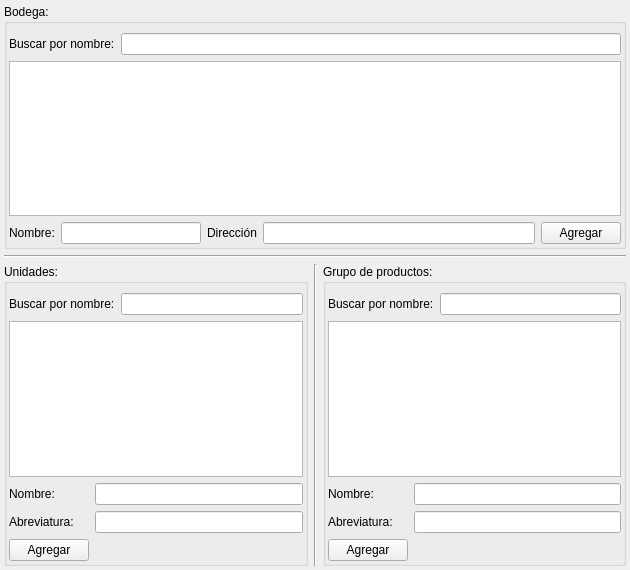
<?xml version="1.0" encoding="UTF-8"?>
<ui version="4.0">
 <class>SystemInventoryParameters</class>
 <widget class="QWidget" name="SystemInventoryParameters">
  <property name="geometry">
   <rect>
    <x>0</x>
    <y>0</y>
    <width>630</width>
    <height>570</height>
   </rect>
  </property>
  <property name="windowTitle">
   <string>Form</string>
  </property>
  <layout class="QGridLayout" name="gridLayout">
   <property name="leftMargin">
    <number>4</number>
   </property>
   <property name="topMargin">
    <number>4</number>
   </property>
   <property name="rightMargin">
    <number>4</number>
   </property>
   <property name="bottomMargin">
    <number>4</number>
   </property>
   <item row="1" column="0" colspan="3">
    <widget class="Line" name="line">
     <property name="orientation">
      <enum>Qt::Horizontal</enum>
     </property>
    </widget>
   </item>
   <item row="2" column="0">
    <layout class="QVBoxLayout" name="verticalLayout_4">
     <item>
      <widget class="QGroupBox" name="gbxUnits">
       <property name="title">
        <string>Unidades:</string>
       </property>
       <layout class="QGridLayout" name="gridLayout_6">
        <property name="leftMargin">
         <number>2</number>
        </property>
        <property name="rightMargin">
         <number>2</number>
        </property>
        <property name="bottomMargin">
         <number>2</number>
        </property>
        <item row="0" column="0">
         <widget class="QLabel" name="label_8">
          <property name="text">
           <string>Buscar por nombre:</string>
          </property>
         </widget>
        </item>
        <item row="0" column="1">
         <widget class="QLineEdit" name="txtSearchUnit"/>
        </item>
        <item row="1" column="0" colspan="2">
         <layout class="QGridLayout" name="gridLayout_3">
          <item row="0" column="0" colspan="2">
           <widget class="QTableView" name="tblUnitsMeasurement"/>
          </item>
          <item row="1" column="0">
           <widget class="QLabel" name="label_3">
            <property name="text">
             <string>Nombre:</string>
            </property>
           </widget>
          </item>
          <item row="1" column="1">
           <widget class="QLineEdit" name="txtUnitName"/>
          </item>
          <item row="2" column="0">
           <widget class="QLabel" name="label_4">
            <property name="text">
             <string>Abreviatura:</string>
            </property>
           </widget>
          </item>
          <item row="2" column="1">
           <widget class="QLineEdit" name="txtUnit"/>
          </item>
          <item row="3" column="0">
           <widget class="QPushButton" name="btnNewUnit">
            <property name="text">
             <string>Agregar</string>
            </property>
           </widget>
          </item>
          <item row="3" column="1">
           <spacer name="horizontalSpacer">
            <property name="orientation">
             <enum>Qt::Horizontal</enum>
            </property>
            <property name="sizeHint" stdset="0">
             <size>
              <width>40</width>
              <height>20</height>
             </size>
            </property>
           </spacer>
          </item>
         </layout>
        </item>
       </layout>
      </widget>
     </item>
    </layout>
   </item>
   <item row="2" column="2">
    <layout class="QVBoxLayout" name="verticalLayout_5">
     <item>
      <widget class="QGroupBox" name="gbxProductFamily">
       <property name="title">
        <string>Grupo de productos:</string>
       </property>
       <layout class="QGridLayout" name="gridLayout_7">
        <property name="leftMargin">
         <number>2</number>
        </property>
        <property name="rightMargin">
         <number>2</number>
        </property>
        <property name="bottomMargin">
         <number>2</number>
        </property>
        <item row="0" column="0">
         <widget class="QLabel" name="label_9">
          <property name="text">
           <string>Buscar por nombre:</string>
          </property>
         </widget>
        </item>
        <item row="0" column="1">
         <widget class="QLineEdit" name="txtSearchFamily"/>
        </item>
        <item row="1" column="0" colspan="2">
         <layout class="QGridLayout" name="gridLayout_4">
          <item row="0" column="0" colspan="2">
           <widget class="QTableView" name="tblProductGroup"/>
          </item>
          <item row="1" column="0">
           <widget class="QLabel" name="label_5">
            <property name="text">
             <string>Nombre:</string>
            </property>
           </widget>
          </item>
          <item row="1" column="1">
           <widget class="QLineEdit" name="txtGroupName"/>
          </item>
          <item row="2" column="0">
           <widget class="QLabel" name="label_6">
            <property name="text">
             <string>Abreviatura:</string>
            </property>
           </widget>
          </item>
          <item row="2" column="1">
           <widget class="QLineEdit" name="txtGroupCode">
            <property name="inputMask">
             <string/>
            </property>
            <property name="echoMode">
             <enum>QLineEdit::Normal</enum>
            </property>
           </widget>
          </item>
          <item row="3" column="0">
           <widget class="QPushButton" name="btnNewProductFamily">
            <property name="text">
             <string>Agregar</string>
            </property>
           </widget>
          </item>
          <item row="3" column="1">
           <spacer name="horizontalSpacer_2">
            <property name="orientation">
             <enum>Qt::Horizontal</enum>
            </property>
            <property name="sizeHint" stdset="0">
             <size>
              <width>40</width>
              <height>20</height>
             </size>
            </property>
           </spacer>
          </item>
         </layout>
        </item>
       </layout>
      </widget>
     </item>
    </layout>
   </item>
   <item row="0" column="0" colspan="3">
    <layout class="QHBoxLayout" name="horizontalLayout_3">
     <item>
      <widget class="QGroupBox" name="gbxWareHouse">
       <property name="title">
        <string>Bodega:</string>
       </property>
       <layout class="QGridLayout" name="gridLayout_5">
        <property name="leftMargin">
         <number>2</number>
        </property>
        <property name="rightMargin">
         <number>2</number>
        </property>
        <property name="bottomMargin">
         <number>2</number>
        </property>
        <item row="0" column="0">
         <widget class="QLabel" name="label_7">
          <property name="text">
           <string>Buscar por nombre:</string>
          </property>
         </widget>
        </item>
        <item row="0" column="1">
         <widget class="QLineEdit" name="txtSearchWarehouse"/>
        </item>
        <item row="1" column="0" colspan="2">
         <layout class="QGridLayout" name="gridLayout_2">
          <property name="spacing">
           <number>-1</number>
          </property>
          <item row="1" column="2">
           <widget class="QLabel" name="label_2">
            <property name="text">
             <string>Dirección</string>
            </property>
           </widget>
          </item>
          <item row="1" column="0">
           <widget class="QLabel" name="label">
            <property name="text">
             <string>Nombre:</string>
            </property>
           </widget>
          </item>
          <item row="1" column="1">
           <widget class="QLineEdit" name="txtWareHouseName">
            <property name="maximumSize">
             <size>
              <width>140</width>
              <height>16777215</height>
             </size>
            </property>
           </widget>
          </item>
          <item row="1" column="4">
           <widget class="QPushButton" name="btnNewWareHouse">
            <property name="text">
             <string>Agregar</string>
            </property>
           </widget>
          </item>
          <item row="1" column="3">
           <widget class="QLineEdit" name="txtWareHouseAddress"/>
          </item>
          <item row="0" column="0" colspan="5">
           <widget class="QTableView" name="tblWareHouse"/>
          </item>
         </layout>
        </item>
       </layout>
      </widget>
     </item>
    </layout>
   </item>
   <item row="2" column="1">
    <widget class="Line" name="line_2">
     <property name="orientation">
      <enum>Qt::Vertical</enum>
     </property>
    </widget>
   </item>
  </layout>
 </widget>
 <tabstops>
  <tabstop>txtSearchWarehouse</tabstop>
  <tabstop>tblWareHouse</tabstop>
  <tabstop>txtWareHouseName</tabstop>
  <tabstop>txtWareHouseAddress</tabstop>
  <tabstop>btnNewWareHouse</tabstop>
  <tabstop>txtSearchUnit</tabstop>
  <tabstop>tblUnitsMeasurement</tabstop>
  <tabstop>txtSearchFamily</tabstop>
  <tabstop>tblProductGroup</tabstop>
  <tabstop>txtUnitName</tabstop>
  <tabstop>txtUnit</tabstop>
  <tabstop>btnNewUnit</tabstop>
  <tabstop>txtGroupName</tabstop>
  <tabstop>txtGroupCode</tabstop>
  <tabstop>btnNewProductFamily</tabstop>
 </tabstops>
 <resources/>
 <connections/>
</ui>
